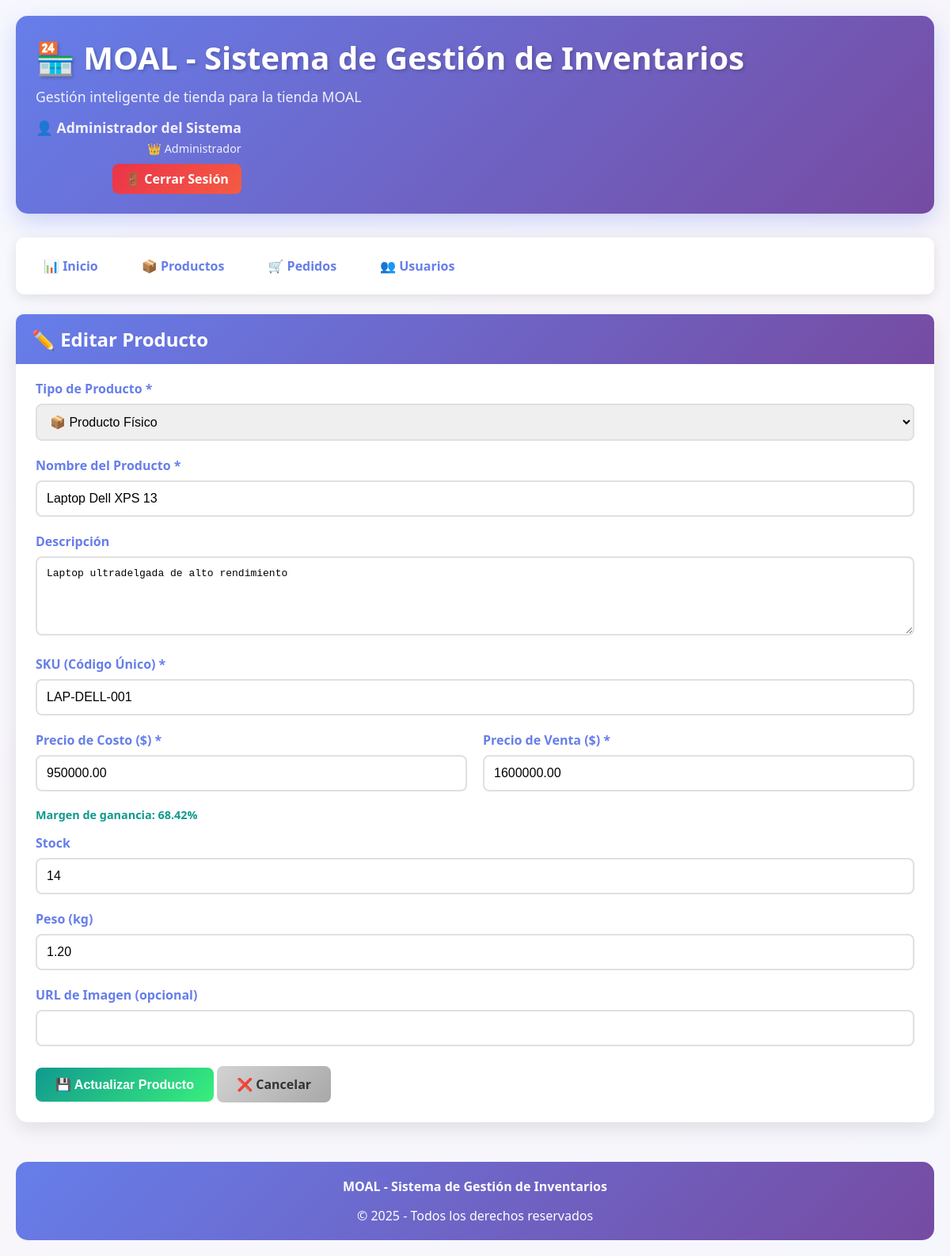
/index.php?page=product_edit&id=1 (signed in), run on the app's committed database.
### tables this page shows
CREATE TABLE `users` (
  `id` int(11) NOT NULL,
  `username` varchar(50) NOT NULL,
  `password` varchar(255) NOT NULL,
  `email` varchar(255) NOT NULL,
  `full_name` varchar(255) NOT NULL,
  `role` enum('admin','employee') DEFAULT 'employee',
  `is_active` tinyint(1) DEFAULT 1,
  `last_login` timestamp NULL DEFAULT NULL,
  `created_at` timestamp NOT NULL DEFAULT current_timestamp(),
  `updated_at` timestamp NOT NULL DEFAULT current_timestamp() ON UPDATE current_timestamp()
);

CREATE TABLE `products` (
  `id` int(11) NOT NULL,
  `name` varchar(255) NOT NULL,
  `description` text DEFAULT NULL,
  `product_type` enum('physical','digital','service') NOT NULL,
  `cost_price` decimal(10,2) NOT NULL,
  `sale_price` decimal(10,2) NOT NULL,
  `stock` int(11) DEFAULT 0,
  `sku` varchar(100) DEFAULT NULL,
  `image_url` varchar(255) DEFAULT NULL,
  `weight` decimal(8,2) DEFAULT NULL COMMENT 'Para productos físicos',
  `download_link` varchar(255) DEFAULT NULL COMMENT 'Para productos digitales',
  `duration_hours` int(11) DEFAULT NULL COMMENT 'Para servicios',
  `created_at` timestamp NOT NULL DEFAULT current_timestamp(),
  `updated_at` timestamp NOT NULL DEFAULT current_timestamp() ON UPDATE current_timestamp()
);

### config/Database.php (called while the page is built, shortened)
<?php
class Database {
    private static $instance = null;
    private $connection;
    private $host = 'localhost';
    private $database = 'inventario_db';
    private $username = 'root';
    private $password = '';
    private function __construct() {
        try {
            $this->connection = new PDO(
                "mysql:host={$this->host};dbname={$this->database};charset=utf8mb4",
                $this->username,
                $this->password,
                [
                    PDO::ATTR_ERRMODE => PDO::ERRMODE_EXCEPTION,
                    PDO::ATTR_DEFAULT_FETCH_MODE => PDO::FETCH_ASSOC,
                    PDO::ATTR_EMULATE_PREPARES => false
                ]
            );
        } catch(PDOException $e) {
            die("Error de conexión: " . $e->getMessage());
        }
    }
    public static function getInstance() {
        if (self::$instance === null) {
            self::$instance = new self();
        }
        return self::$instance;
    }
    public function getConnection() {
        return $this->connection;
    }
}

### config/Session.php (called while the page is built, shortened)
<?php
class Session {
    private static $instance = null;
    public static function getInstance() {
        if (self::$instance === null) {
            self::$instance = new self();
        }
        return self::$instance;
    }
    public function get($key, $default = null) {
        return $_SESSION[$key] ?? $default;
    }
    public function has($key) {
        return isset($_SESSION[$key]);
    }
    public function isLoggedIn() {
        return $this->has('user_id') && $this->has('username');
    }
    public function getUserId() {
        return $this->get('user_id');
    }
}

### controllers/AuthController.php (called while the page is built, shortened)
<?php
require_once __DIR__ . '/../config/Database.php';
require_once __DIR__ . '/../config/Session.php';
require_once __DIR__ . '/../models/User.php';
class AuthController {
    private $db;
    private $session;
    public function __construct() {
        $this->db = Database::getInstance()->getConnection();
        $this->session = Session::getInstance();
    }
    public function isAuthenticated() {
        return $this->session->isLoggedIn();
    }
    public function getCurrentUser() {
        $stmt = $this->db->prepare("SELECT * FROM users WHERE id = ?");
        $stmt->execute([$this->session->getUserId()]);
        $userData = $stmt->fetch();
        return $userData ? new User($userData) : null;
    }
}

### models/User.php (called while the page is built, shortened)
<?php
class User {
    private $fullName;
    private $role;
    public function __construct($data = []) {
        $this->fullName = $data['full_name'] ?? '';
        $this->role = $data['role'] ?? 'employee';
    }
    public function getFullName() { return $this->fullName; }
    public function isAdmin() {
        return $this->role === 'admin';
    }
}

### controllers/ProductController.php (called while the page is built, shortened)
<?php
require_once __DIR__ . '/../config/Database.php';
require_once __DIR__ . '/../models/ProductFactory.php';
class ProductController {
    private $db;
    public function __construct() {
        $this->db = Database::getInstance()->getConnection();
    }
    public function getProductById($id) {
        $stmt = $this->db->prepare("SELECT * FROM products WHERE id = ?");
        $stmt->execute([$id]);
        $data = $stmt->fetch();
        if ($data) {
            return ProductFactory::createFromDatabase($data);
        }
        return null;
    }
}

### models/ProductFactory.php (called while the page is built, shortened)
<?php
require_once __DIR__ . '/PhysicalProduct.php';
class ProductFactory {
    public static function createProduct($type, $data = []) {
        $data['product_type'] = $type;
        switch($type) {
            case 'physical':
                return new PhysicalProduct($data);
        }
    }
    public static function createFromDatabase($dbData) {
        return self::createProduct($dbData['product_type'], $dbData);
    }
}

### models/PhysicalProduct.php (called while the page is built, shortened)
<?php
require_once __DIR__ . '/Product.php';
class PhysicalProduct extends Product {
    private $weight;
    public function __construct($data = []) {
        $this->weight = $data['weight'] ?? 0;
        $this->productType = 'physical';
    }
    public function getWeight() { return $this->weight; }
}

### models/Product.php (called while the page is built, shortened)
<?php
abstract class Product {
    protected $name;
    protected $description;
    protected $productType;
    protected $costPrice;
    protected $salePrice;
    protected $stock;
    protected $sku;
    protected $imageUrl;
    public function __construct($data = []) {
        $this->name = $data['name'] ?? '';
        $this->description = $data['description'] ?? '';
        $this->productType = $data['product_type'] ?? '';
        $this->costPrice = $data['cost_price'] ?? 0;
        $this->salePrice = $data['sale_price'] ?? 0;
        $this->stock = $data['stock'] ?? 0;
        $this->sku = $data['sku'] ?? '';
        $this->imageUrl = $data['image_url'] ?? '';
    }
    public function getName() { return $this->name; }
    public function getDescription() { return $this->description; }
    public function getProductType() { return $this->productType; }
    public function getCostPrice() { return $this->costPrice; }
    public function getSalePrice() { return $this->salePrice; }
    public function getStock() { return $this->stock; }
    public function getSku() { return $this->sku; }
    public function getImageUrl() { return $this->imageUrl; }
}

### views/products/edit.php (the view, shortened to what this page needs)
<?php
require_once __DIR__ . '/../../controllers/ProductController.php';
$productController = new ProductController();
$product = $productController->getProductById($_GET['id']);
?>
<div class="card">
    <div class="card-header">
        <h2>✏️ Editar Producto</h2>
    </div>
    <form method="POST" onsubmit="return validateProductForm()">
        <div class="form-group">
            <label for="product_type">Tipo de Producto *</label>
            <select name="product_type" id="product_type" class="form-control" required>
                <option value="physical" <?php echo $product->getProductType() === 'physical' ? 'selected' : ''; ?>>
                    📦 Producto Físico
                </option>
            </select>
        </div>
        <div class="form-group">
            <label for="name">Nombre del Producto *</label>
            <input type="text" name="name" id="name" class="form-control"
                   value="<?php echo htmlspecialchars($product->getName()); ?>" required>
        </div>
        <div class="form-group">
            <label for="description">Descripción</label>
            <textarea name="description" id="description" class="form-control"><?php echo htmlspecialchars($product->getDescription()); ?></textarea>
        </div>
        <div class="form-group">
            <label for="sku">SKU (Código Único) *</label>
            <input type="text" name="sku" id="sku" class="form-control"
                   value="<?php echo htmlspecialchars($product->getSku()); ?>" required>
        </div>
        <div style="display: grid; grid-template-columns: 1fr 1fr; gap: 20px;">
            <div class="form-group">
                <label for="cost_price">Precio de Costo ($) *</label>
                <input type="number" name="cost_price" id="cost_price" class="form-control"
                       step="0.01" min="0" value="<?php echo $product->getCostPrice(); ?>" required>
            </div>
            <div class="form-group">
                <label for="sale_price">Precio de Venta ($) *</label>
                <input type="number" name="sale_price" id="sale_price" class="form-control"
                       step="0.01" min="0" value="<?php echo $product->getSalePrice(); ?>" required>
            </div>
        </div>
        <div id="profit_margin" class="profit-margin" style="margin-bottom: 15px;"></div>
        <div class="form-group" id="stock_field">
            <label for="stock">Stock</label>
            <input type="number" name="stock" id="stock" class="form-control"
                   value="<?php echo $product->getStock(); ?>" min="0">
        </div>
        <div id="weight_field" style="display: <?php echo $product->getProductType() === 'physical' ? 'block' : 'none'; ?>;">
            <div class="form-group">
                <label for="weight">Peso (kg)</label>
                <input type="number" name="weight" id="weight" class="form-control"
                       step="0.01" min="0"
                       value="<?php echo method_exists($product, 'getWeight') ? $product->getWeight() : ''; ?>">
            </div>
        </div>
        <div class="form-group">
            <label for="image_url">URL de Imagen (opcional)</label>
            <input type="url" name="image_url" id="image_url" class="form-control"
                   value="<?php echo htmlspecialchars($product->getImageUrl()); ?>">
        </div>
        <div style="margin-top: 25px;">
            <button type="submit" class="btn btn-success">💾 Actualizar Producto</button>
            <a href="index.php?page=products" class="btn btn-secondary">❌ Cancelar</a>
        </div>
    </form>
</div>

### views/layout/header.php (shortened to what this page needs)
<!DOCTYPE html>
<html lang="es">
<head>
    <link rel="stylesheet" href="<?php echo BASE_URL; ?>assets/css/styles.css">
</head>
<body>
    <div class="main-container fade-in">
        <header class="header">
            <div style="display: flex; justify-content: space-between; align-items: center; flex-wrap: wrap; gap: 15px;">
                <div>
                    <h1>🏪 MOAL - Sistema de Gestión de Inventarios</h1>
                    <p>Gestión inteligente de tienda para la tienda MOAL</p>
                </div>
                <?php if (isset($currentUser) && $currentUser): ?>
                <div style="text-align: right;">
                    <p style="margin-bottom: 5px;">
                        👤 <strong><?php echo htmlspecialchars($currentUser->getFullName()); ?></strong>
                    </p>
                    <p style="font-size: 0.9em; opacity: 0.9; margin-bottom: 10px;">
                        <?php echo $currentUser->isAdmin() ? '👑 Administrador' : '👔 Empleado'; ?>
                    </p>
                    <a href="<?php echo BASE_URL; ?>logout.php" class="btn btn-danger" style="padding: 8px 16px;">
                        🚪 Cerrar Sesión
                    </a>
                </div>
                <?php endif; ?>
            </div>
        </header>
        <nav class="nav">
            <ul>
                <li><a href="<?php echo BASE_URL; ?>index.php" class="<?php echo (basename($_SERVER['PHP_SELF']) == 'index.php' && !isset($_GET['page'])) ? 'active' : ''; ?>">📊 Inicio</a></li>
                <li><a href="<?php echo BASE_URL; ?>index.php?page=products" class="<?php echo (isset($_GET['page']) && $_GET['page'] == 'products') ? 'active' : ''; ?>">📦 Productos</a></li>
                <li><a href="<?php echo BASE_URL; ?>index.php?page=orders" class="<?php echo (isset($_GET['page']) && $_GET['page'] == 'orders') ? 'active' : ''; ?>">🛒 Pedidos</a></li>
                 <?php if (isset($currentUser) && $currentUser && $currentUser->isAdmin()): ?>
                    <li><a href="<?php echo BASE_URL; ?>index.php?page=users" class="<?php echo (isset($_GET['page']) && $_GET['page'] == 'users') ? 'active' : ''; ?>">👥 Usuarios</a></li>
                <?php endif; ?>
            </ul>
        </nav>
        <main>

### assets/css/styles.css (style rules this page uses)
* { margin: 0; padding: 0; box-sizing: border-box; }
body { font-family: 'Segoe UI', Tahoma, Geneva, Verdana, sans-serif; background: linear-gradient(135deg, #667eea 0%, #764ba2 50%, #4a5fc1 100%); background-attachment: fixed; min-height: 100vh; color: #333; }
.main-container { background: rgba(255, 255, 255, 0.95); min-height: 100vh; padding: 20px; }
.header { background: linear-gradient(135deg, #667eea 0%, #764ba2 100%); color: white; padding: 25px; border-radius: 15px; margin-bottom: 30px; box-shadow: 0 10px 30px rgba(102, 126, 234, 0.3); }
.header h1 { font-size: 2.5em; margin-bottom: 10px; text-shadow: 2px 2px 4px rgba(0, 0, 0, 0.2); }
.header p { font-size: 1.1em; opacity: 0.9; }
.nav { background: white; padding: 15px; border-radius: 10px; margin-bottom: 25px; box-shadow: 0 4px 15px rgba(0, 0, 0, 0.1); }
.nav ul { list-style: none; display: flex; gap: 15px; flex-wrap: wrap; }
.nav a { text-decoration: none; color: #667eea; padding: 10px 20px; border-radius: 8px; transition: all 0.3s ease; font-weight: 600; display: inline-block; }
.btn { padding: 12px 25px; border: none; border-radius: 8px; cursor: pointer; font-size: 1em; font-weight: 600; transition: all 0.3s ease; text-decoration: none; display: inline-block; }
.btn-success { background: linear-gradient(135deg, #11998e 0%, #38ef7d 100%); color: white; }
.btn-danger { background: linear-gradient(135deg, #eb3349 0%, #f45c43 100%); color: white; }
.btn-secondary { background: linear-gradient(135deg, #d3d3d3 0%, #a8a8a8 100%); color: #333; }
.card { background: white; border-radius: 15px; padding: 25px; margin-bottom: 25px; box-shadow: 0 8px 25px rgba(0, 0, 0, 0.1); transition: all 0.3s ease; }
.card-header { background: linear-gradient(135deg, #667eea 0%, #764ba2 100%); color: white; padding: 15px 20px; border-radius: 10px 10px 0 0; margin: -25px -25px 20px -25px; }
.card-header h2 { margin: 0; font-size: 1.5em; }
.form-group { margin-bottom: 20px; }
.form-group label { display: block; margin-bottom: 8px; color: #667eea; font-weight: 600; }
.form-control { width: 100%; padding: 12px; border: 2px solid #e0e0e0; border-radius: 8px; font-size: 1em; transition: all 0.3s ease; }
select.form-control { cursor: pointer; }
textarea.form-control { resize: vertical; min-height: 100px; }
.fade-in { animation: fadeIn 0.5s ease-in; }
.profit-margin { font-size: 0.9em; color: #11998e; font-weight: 600; }

### data on the page
users: full_name "Administrador del Sistema"
products: product_type "📦 Producto Físico", name "Laptop Dell XPS 13", description "Laptop ultradelgada de alto rendimiento", sku "LAP-DELL-001", cost_price "950000.00", sale_price "1600000.00", stock "14", weight "1.20"
